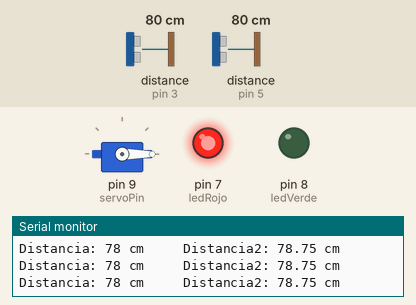
This sketch was run on a simulated Arduino Uno, built with avr-gcc and run on an emulated ATmega328P. On the bench: servo, output pins drawn as LEDs (lit = HIGH), the last lines printed to the serial monitor. Wiring (inferred from the names in the program): 2 × ultrasonic range finder: trigger pin 2, echo pin 3 / trigger pin 4, echo pin 5. The inputs (shaded band) are chosen by the test bench; at power-on: distance to the obstacle (sensors on pin 3, pin 5) 80 cm. The echo pulse lasts 58.3 µs per cm; pins used as bus, display or sensor lines are not drawn.

Above: at 1.2 s.
1.3 s: distance to the obstacle (sensor on pin 3) set to 7 cm
3.0 s: distance to the obstacle (sensor on pin 3) set to 4 cm
At 4.5 s:
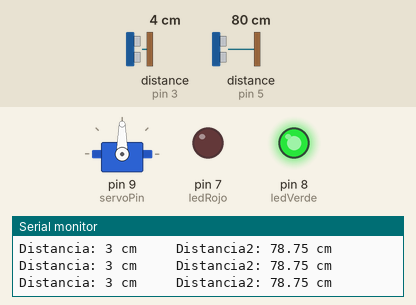
4.8 s: distance to the obstacle (sensor on pin 5) set to 2 cm
7.8 s: distance to the obstacle (sensor on pin 3) set to 9 cm
At 8.65 s:
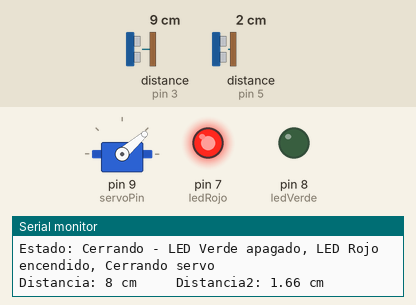
10.8 s: distance to the obstacle (sensor on pin 3) set to 2 cm
At 11.4 s:
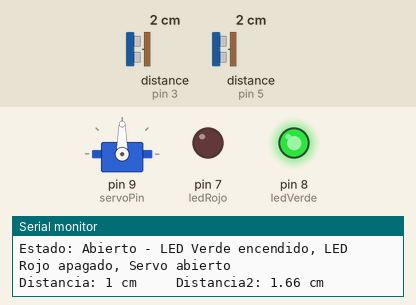
12.6 s: distance to the obstacle (sensor on pin 3) set to 18 cm
At 14.0 s:
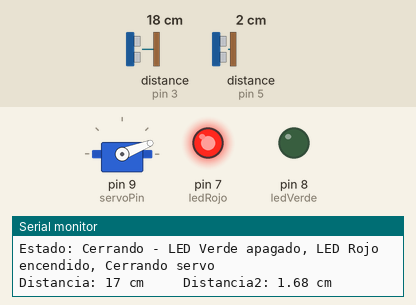
Timing chart, 0 to 16.1 s (numbered marks = the images above; inputs shaded):
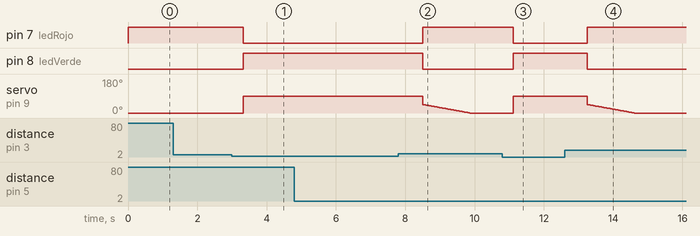

Measured:
- the behaviour switches between 6 and 5 cm on distance to the obstacle (sensor on pin 3) (found by bisection; images 0 and 1)
- after the input at 3.0 s, pin 7 (ledRojo): HIGH → LOW after 0.33 s; pin 8 (ledVerde): LOW → HIGH after 0.33 s; servo on pin 9 (servoPin): 0° → 90° after 0.33 s
- after the input at 7.8 s, pin 7 (ledRojo): LOW → HIGH after 0.70 s; pin 8 (ledVerde): HIGH → LOW after 0.70 s; servo on pin 9 (servoPin): moves from 90° to 0° over 1.4 s, starting after 0.70 s
- after the input at 10.8 s, pin 7 (ledRojo): HIGH → LOW after 0.32 s; pin 8 (ledVerde): LOW → HIGH after 0.32 s; servo on pin 9 (servoPin): 0° → 90° after 0.32 s
- after the input at 12.6 s, pin 7 (ledRojo): LOW → HIGH after 0.65 s; pin 8 (ledVerde): HIGH → LOW after 0.65 s; servo on pin 9 (servoPin): moves from 90° to 0° over 1.4 s, starting after 0.65 s

The sketch:

Proyecto1.ino
```cpp
// Incluimos la biblioteca para controlar el servomotor
#include <Servo.h>

// Definimos los pines para los sensores ultrasónicos
const int trig1 = 2;
const int echo1 = 3;
int trig2 = 4;
int echo2 = 5;

// Variables para almacenar el tiempo y la distancia medidas por los sensores
int tiempo1;
int distancia1;
float tiempo2;
float distancia2;

// Definimos los pines para los LEDs
int ledRojo = 7;
int ledVerde = 8;
// Definimos el pin para el servomotor
int servoPin = 9;

// Creamos una instancia del servomotor
Servo servo;

// Definimos las posiciones del servomotor
int servoPosInicial = 0;
int servoPosAbierta = 90;
int servoPosIntermedia = 45;

// Definimos los estados del sistema
enum Estado {
  INICIAL,
  DETECTANDO_OBJETO1,
  CERRANDO
};

// Inicializamos el estado actual del sistema
Estado estadoActual = INICIAL;

void setup() {
  // Configuramos la velocidad de comunicación serie
  Serial.begin(9600);

  // Configuramos los pines de los sensores ultrasónicos
  pinMode(trig1, OUTPUT);
  pinMode(echo1, INPUT);
  digitalWrite(echo1, LOW);
  pinMode(trig2, OUTPUT);
  pinMode(echo2, INPUT);

  // Configuramos los pines de los LEDs
  pinMode(ledVerde, OUTPUT);
  pinMode(ledRojo, OUTPUT);

  // Adjuntamos el servomotor al pin correspondiente y lo posicionamos en la posición inicial
  servo.attach(servoPin);
  servo.write(servoPosInicial);

  // Encendemos el LED rojo y apagamos el LED verde
  digitalWrite(ledRojo, HIGH);
  digitalWrite(ledVerde, LOW);

  // Mensaje de estado inicial
  Serial.println("Estado: Reposo - LED Rojo encendido, LED Verde apagado, Servo en posición inicial");
}

void loop() {
  // Medición de distancia con el primer sensor ultrasónico
  digitalWrite(trig1, HIGH);
  delayMicroseconds(10);
  digitalWrite(trig1, LOW);
  tiempo1 = pulseIn(echo1, HIGH);
  distancia1 = tiempo1 / 59;

  // Imprimimos la distancia medida por el primer sensor
  Serial.print("Distancia: ");
  Serial.print(distancia1);
  Serial.print(" cm");
  delay(100);

  // Medición de distancia con el segundo sensor ultrasónico
  digitalWrite(trig2, LOW);
  delayMicroseconds(2);
  digitalWrite(trig2, HIGH);
  delayMicroseconds(10);
  digitalWrite(trig2, LOW);
  tiempo2 = pulseIn(echo2, HIGH);
  distancia2 = tiempo2 / 59;

  // Imprimimos la distancia medida por el segundo sensor
  Serial.print("     ");
  Serial.print("Distancia2: ");
  Serial.print(distancia2);
  Serial.println(" cm");
  delay(100);

  unsigned long tiempoInicio = 0;

  // Máquina de estados
  switch (estadoActual) {
    case INICIAL:
      // Estado inicial
      digitalWrite(ledRojo, HIGH);
      digitalWrite(ledVerde, LOW);
      if (distancia1 < 5) { // Si se detecta un objeto cerca del primer sensor
        servo.write(servoPosAbierta);
        digitalWrite(ledRojo, LOW);
        digitalWrite(ledVerde, HIGH);
        Serial.println("Estado: Abierto - LED Verde encendido, LED Rojo apagado, Servo abierto");
        estadoActual = DETECTANDO_OBJETO1;
        tiempoInicio = millis(); // Registramos el tiempo de inicio
      }
      break;

    case DETECTANDO_OBJETO1:
      // Estado de detección del segundo objeto
      if (distancia2 < 5 && distancia1 > 5) { // Si se detecta un objeto cerca del segundo sensor y no cerca del primero
        Serial.println("Estado: Cerrando - LED Verde apagado, LED Rojo encendido, Cerrando servo");
        estadoActual = CERRANDO;
        tiempoInicio = 0;
      }
      break;

    case CERRANDO:
      // Estado de cierre del servomotor
      digitalWrite(ledVerde, LOW);
      digitalWrite(ledRojo, HIGH);

      // Movemos el servomotor de 90 a 45 grados rápidamente
      servo.write(45);

      // Movemos el servomotor de 45 a 0 grados lentamente
      for (int pos = servoPosIntermedia; pos >= servoPosInicial; pos--) {
        servo.write(pos);
        delay(30); // Ajuste de velocidad
      }

      // Posicionamos el servomotor en la posición inicial
      servo.write(servoPosInicial);
      Serial.println("Estado: Reposo - LED Rojo encendido, LED Verde apagado, Servo en posición inicial");
      estadoActual = INICIAL;
      break;
  }

  delay(100);
}
```
